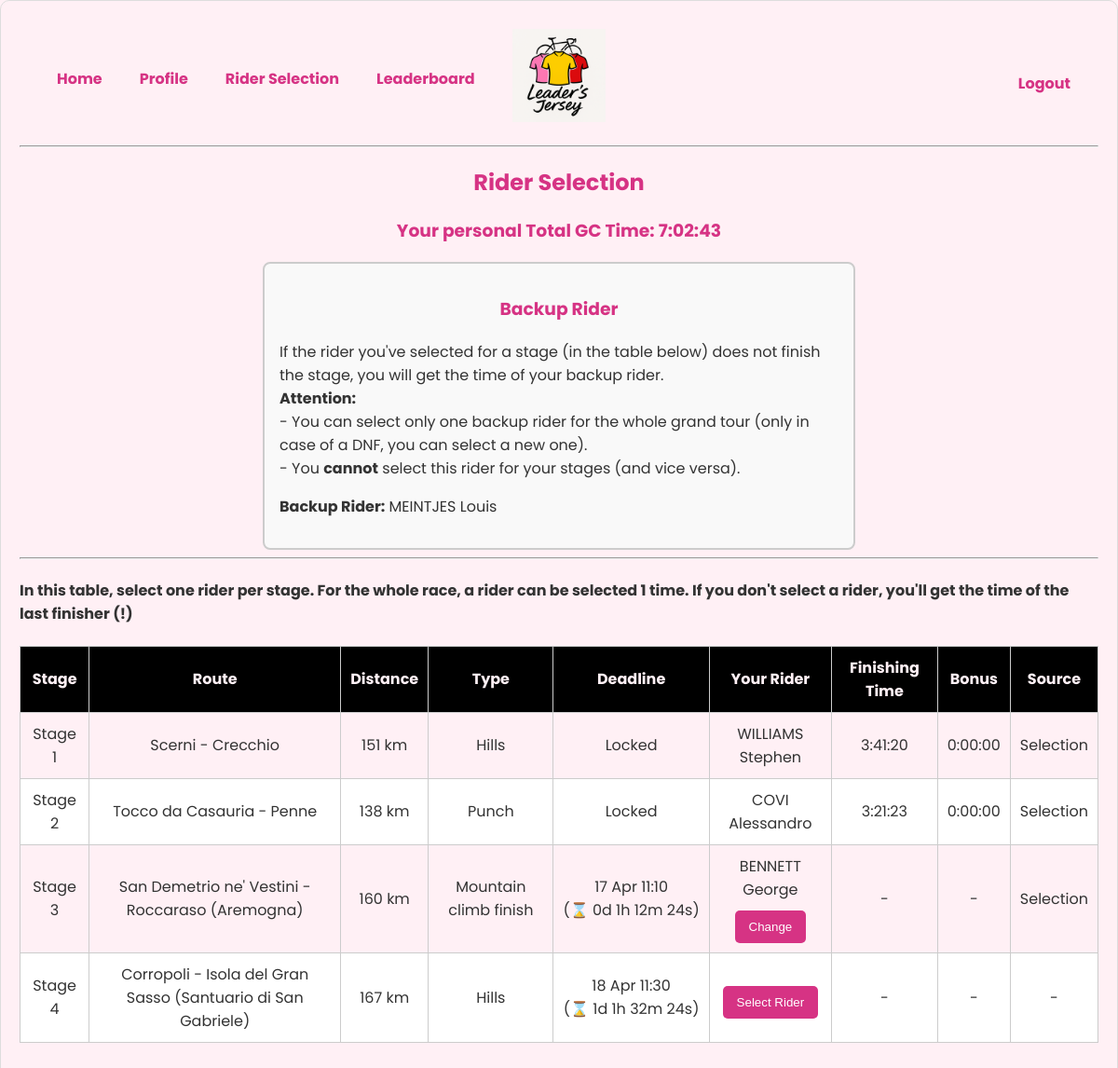
Screenshot of /rider_selection/ (signed in) with the database file from the repository.
### game/models.py (models this page shows, shortened)
class PlayerSelection(models.Model):
    player = models.ForeignKey(User, on_delete=models.CASCADE, related_name='selections')
    stage = models.ForeignKey(Stage, on_delete=models.CASCADE, null=True, blank=True, related_name='player_selections')
    rider = models.ForeignKey(Rider, on_delete=models.CASCADE)
    selected_at = models.DateTimeField(auto_now_add=True)
    class Meta:
        constraints = [
            models.UniqueConstraint(fields=['player', 'stage'], name='unique_stage_selection'),
            models.UniqueConstraint(fields=['player'], condition=models.Q(stage__isnull=True), name='unique_backup_selection')
        ]

class Rider(models.Model):
    rider_name = models.CharField(max_length=100)
    team = models.ForeignKey(Team, on_delete=models.SET_NULL, null=True, blank=True)
    nationality = models.CharField(max_length=100)
    external_id = models.CharField(max_length=100, unique=True)
    start_number = models.PositiveSmallIntegerField(null=True, blank=True)
    is_participating = models.BooleanField(default=False)
    class Meta:
        ordering = ['start_number']

class Stage(models.Model):
    STAGE_TYPE_CHOICES = [
        ('Flat', 'Flat'),
        ('Hills', 'Hills'),
        ('Punch', 'Punch'),
        ('Mountain', 'Mountain'),
        ('Mountain climb finish', 'Mountain climb finish'),
        ('Indiv. Time Trial', 'Indiv. Time Trial'),
        ('Team TT', 'Team Time Trial')
    ]
    race = models.ForeignKey(Race, on_delete=models.CASCADE, related_name='stages', null=True)
    stage_number = models.PositiveSmallIntegerField()
    stage_date = models.DateField()
    departure = models.CharField(max_length=100, null=True)
    arrival = models.CharField(max_length=100, null=True, default='Unknown')
    distance = models.PositiveSmallIntegerField(null=True)
    stage_type = models.CharField(max_length=30, choices=STAGE_TYPE_CHOICES, null=True, blank=True)     # mountain, sprint, TT etc.
    start_time = models.TimeField(default=time(12,0))
    is_canceled = models.BooleanField(default=False)
    class Meta:
        unique_together = ('race', 'stage_number')  # prevents duplicate stage numbers per race
        ordering = ['race', 'stage_number']

class StageResult(models.Model):
    stage = models.ForeignKey(Stage, on_delete=models.CASCADE, related_name='results', null=True, blank=True)
    rider = models.ForeignKey(Rider, on_delete=models.CASCADE, related_name='stage_results')
    finishing_time = models.DurationField(null=True, blank=True)
    ranking = models.PositiveSmallIntegerField(null=True, blank=True)
    bonus = models.DurationField(default=timedelta(seconds=0))
    gc_time = models.DurationField(null=True, blank=True)
    gc_rank = models.PositiveSmallIntegerField(null=True, blank=True)

### game/views.py (the view, shortened to what this page needs)
# urls.py: path('rider_selection/', rider_selection, name='rider_selection'),
@login_required
def rider_selection(request):
    current_race = Race.objects.order_by('-year').first()
    if current_race:
        stages = Stage.objects.filter(race=current_race).order_by('stage_date', 'stage_number')
    else:
        stages = []
    race_length = len(stages)
    rider_limit = 1 if race_length <= 8 else 2 if race_length <= 14 else 3
    riders = Rider.objects.filter(is_participating=True).order_by('start_number')
    dnf_riders = StageResult.objects.filter(
        stage__race=current_race,
        finishing_time__isnull=True
    ).values_list('rider_id', flat=True)
    player_selections = PlayerSelection.objects.filter(
        player=request.user,
        stage__in=stages,
        stage__is_canceled=False
    ).select_related('stage', 'rider')
    selected_stage_rider_ids = set(sel.rider.id for sel in player_selections if sel.rider and sel.stage is not None)
    selection_lookup = {sel.stage_id: sel for sel in player_selections}
    backup_selection = PlayerSelection.objects.filter(player=request.user, stage=None).first()
    backup_rider_id = backup_selection.rider.id if backup_selection and backup_selection.rider else None
    backup_rider_dnf = backup_rider_id in dnf_riders if backup_rider_id else False
    if stages:
        stage1_start = timezone.make_aware(datetime.combine(stages[0].stage_date, stages[0].start_time))
        backup_locked = timezone.now() > stage1_start and not backup_rider_dnf
    else:
        backup_locked = True
    stage_data = []
    total_gc_time = timedelta(0)
    for stage in stages:
        deadline = timezone.make_aware(datetime.combine(stage.stage_date, stage.start_time))
        locked = timezone.now() > deadline
        selection = selection_lookup.get(stage.id)
        selected_rider = selection.rider if selection else None
        result = None
        used_backup = False
        used_fallback = False
        if selected_rider:
            try:
                result = StageResult.objects.get(stage=stage, rider=selected_rider)
            except StageResult.DoesNotExist:
                pass
        if not result and selection and backup_selection and backup_selection.rider:
            try:
                result = StageResult.objects.get(stage=stage, rider=backup_selection.rider)
                used_backup = True
            except StageResult.DoesNotExist:
                pass
        if not result:
            last_result = StageResult.objects.filter(stage=stage).order_by('-ranking').first()
            if last_result:
                result = last_result
                used_fallback = True
        if result:
            if used_fallback:
                total_gc_time += result.finishing_time
            else:
                total_gc_time += result.finishing_time - result.bonus
        stage_data.append({
            'stage': stage,
            'locked': locked,
            'selection': selected_rider,
            'result': result,
            'deadline': deadline,
            'deadline_iso': deadline.isoformat(),
            'used_backup': used_backup,
            'used_fallback': used_fallback,
            'is_canceled': stage.is_canceled,
        })
    rider_usage = {}
    for selection in player_selections:
        if selection.rider:
            rider_id = selection.rider.id
            rider_usage[rider_id] = rider_usage.get(rider_id, 0) + 1
    team_riders = defaultdict(list)
    for rider in riders:
        selection_count = rider_usage.get(rider.id, 0)
        is_backup = backup_selection and backup_selection.rider and rider.id == backup_selection.rider.id
        is_unavailable = False
        if is_backup or selection_count >= rider_limit or rider.id in selected_stage_rider_ids:
            is_unavailable = True
        team_riders[rider.team].append({
            'id': rider.id,
            'start_number': rider.start_number,
            'rider_name': rider.rider_name,
            'team_name': rider.team.name if rider.team else "Unknown",
            'team_code': rider.team.code if rider.team else "UNK",
            'is_dnf': rider.id in dnf_riders,
            'is_backup': is_backup,
            'selection_count': selection_count,
            'is_unavailable': is_unavailable,
        })
    backup_riders_data = []
    sorted_teams = sorted(
        team_riders.items(),
        key=lambda item: min(r['start_number'] for r in item[1])
    )
    for team_name, members in sorted_teams:
        backup_riders_data.append({
            'team': team_name.name if hasattr(team_name, 'name') else str(team_name),
            'riders': sorted(members, key=lambda x: x['start_number'])
        })
    return render(request, 'rider_selection.html', {
        'stage_data': stage_data,
        'total_gc_time': total_gc_time,
        'backup_selection': backup_selection,
        'backup_locked': backup_locked,
        'backup_riders': backup_riders_data,
        'rider_limit': rider_limit,
    })

### game/templates/rider_selection.html (shortened to what this page needs)
{% extends "base.html" %}
{% load custom_filters %}
{% block content %}
<h2>Rider Selection</h2>
<h3><strong>Your personal Total GC Time:</strong> {{ total_gc_time }}</h3>
<div style="border: 2px solid #ccc; padding: 1em; margin-bottom: 2em; border-radius: 8px; background-color: #f9f9f9; max-width: 600px; margin: 0 auto;">
    <h3>Backup Rider</h3>
    <p>If the rider you've selected for a stage (in the table below) does not finish the stage, you will get the time of your backup rider.<br>
        <strong>Attention:</strong><br>
        - You can select only one backup rider for the whole grand tour (only in case of a DNF, you can select a new one).<br>
        - You <strong>cannot</strong> select this rider for your stages (and vice versa).
    </p>
    {% if backup_locked %}
        {% if backup_selection %}
            <p><strong>Backup Rider:</strong> {{ backup_selection.rider.rider_name }}</p>
        {% else %}
            <p>No backup rider selected.</p>
        {% endif %}
    {% endif %}
</div>
<hr>
<h4><strong>In this table, select one rider per stage.</strong> For the whole race, a rider can be selected {{ rider_limit }} time{{ rider_limit|pluralize }}. If you don't select a rider, you'll get the time of the last finisher (!)</h4>
<table>
    <thead>
        <tr>
            <th>Stage</th>
            <th>Route</th>
            <th>Distance</th>
            <th>Type</th>
            <th>Deadline</th>
            <th>Your Rider</th>
            <th>Finishing Time</th>
            <th>Bonus</th>
            <th>Source</th>
        </tr>
    </thead>
    <tbody>
        {% for item in stage_data %}
        <tr>
            <td>Stage {{ item.stage.stage_number }}</td>
            <td>{{ item.stage.departure }} - {{ item.stage.arrival }}</td>
            <td>{{ item.stage.distance }} km</td>
            <td>{{ item.stage.stage_type }}</td>
            <td>
                {% if not item.locked %}
                    <span style="white-space: nowrap;">
                        {{ item.deadline|date:"j M H:i" }}<br>(⌛ <span id="countdown-stage-{{ item.stage.stage_number }}" data-deadline="{{ item.deadline|date:"c" }}"></span>)
                    </span>
                {% else %}
                    Locked
                {% endif %}
            </td>
            <td>
                {% if item.is_canceled %}
                    <span style="color:red;">Stage Canceled</span>
                {% elif item.locked %}
                    {% if item.selection %}
                        {{ item.selection.rider_name }}
                    {% else %}
                        -
                    {% endif %}
                {% else %}
                    {% if item.selection %}
                        {{ item.selection.rider_name }} <br>
                        <button type="button" class="button open-modal-button" data-stage-id="{{ item.stage.id }}">Change</button>
                    {% else %}
                        <button type="button" class="button open-modal-button" data-stage-id="{{ item.stage.id }}">Select Rider</button>
                    {% endif %}
                {% endif %}
            </td>
            <td>
                {% if item.result %}
                    {{ item.result.finishing_time }}
                {% else %}
                    -
                {% endif %}
            </td>
            <td>
                {% if item.result %}
                    {{ item.result.bonus }}
                {% else %}
                    -
                {% endif %}
            </td>
            <td>
                {% if item.used_fallback %}
                    Last finisher
                {% elif item.used_backup %}
                    Backup
                {% elif item.selection %}
                    Selection
                {% else %}
                    -
                {% endif %}
            </td>
        </tr>
        {% endfor %}
    </tbody>
</table>
{% endblock %}

### game/static/css/style.css (style rules this page uses)
body { font-family: 'Poppins', sans-serif; background-color: #fff0f5; color: #333; margin: 0; padding: 0; }
h1, h2, h3 { color: #d63384; text-align: center; }
table { width: 100%; border-collapse: collapse; margin-bottom: 30px; background: white; }
th, td { padding: 10px; border: 1px solid #ccc; text-align: center; }
th { background-color: black; color: #fff0f5; }
table tbody tr:nth-child(odd) { background-color: #fff0f5; }
table tbody tr:nth-child(even) { background-color: #ffffff; }
button, .button { background-color: #d63384; color: white; border: none; padding: 10px 15px; margin-top: 10px; border-radius: 5px; cursor: pointer; }

### rows the page displays
PlayerSelection: rider.rider_name "MEINTJES Louis"
Stage: stage.stage_number "1", stage.departure "Scerni", stage.arrival "Crecchio", stage.distance "151", stage.stage_type "Hills", shows "Locked", selection.rider_name "WILLIAMS Stephen", result.finishing_time "3:41:20", result.bonus "0:00:00", shows "Selection"
Stage: stage.stage_number "2", stage.departure "Tocco da Casauria", stage.arrival "Penne", stage.distance "138", stage.stage_type "Punch", shows "Locked", selection.rider_name "COVI Alessandro", result.finishing_time "3:21:23", result.bonus "0:00:00", shows "Selection"
Stage: stage.stage_number "3", stage.departure "San Demetrio ne' Vestini", stage.arrival "Roccaraso (Aremogna)", stage.distance "160", stage.stage_type "Mountain climb finish", deadline "17 Apr 11:10", selection.rider_name "BENNETT George", shows "Selection"
Stage: stage.stage_number "4", stage.departure "Corropoli", stage.arrival "Isola del Gran Sasso (Santuario di San Gabriele)", stage.distance "167", stage.stage_type "Hills", deadline "18 Apr 11:30"

### other values shown
{{ total_gc_time }} "7:02:43"
{{ rider_limit }} "1"
